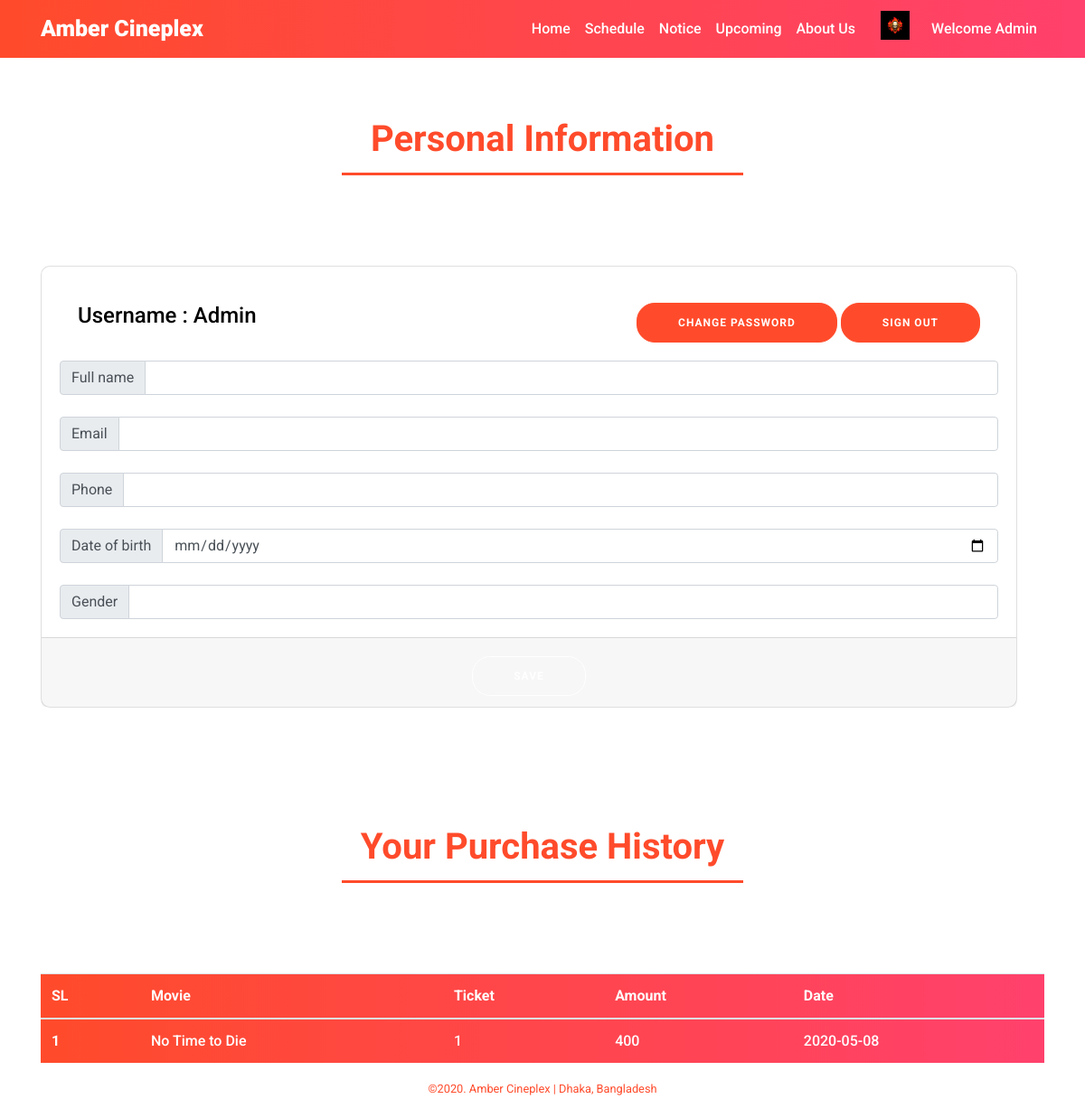
/profile.php (signed in), run on the app's committed database.
### tables this page shows
CREATE TABLE `purchase` (
  `id` int(11) NOT NULL,
  `username` varchar(60) NOT NULL,
  `mv_name` varchar(100) NOT NULL,
  `ticket_count` int(100) NOT NULL,
  `total_amount` int(100) NOT NULL,
  `purchase_date` date NOT NULL
);

### databaseQuery.php (called while the page is built, shortened)
<?php
    function getResult($conn, $tableName, $username){
        $sqlUserCheck = "SELECT * FROM $tableName WHERE username = '$username'";
        $result = mysqli_query($conn, $sqlUserCheck);
        if ($result) {
             return $result;
        }
    }
?>

### profile.php (the view, shortened to what this page needs)
<?php
$currentUsername = $_SESSION["username"];
$fullName = $email = $phone = $dob = $gender = '';
include 'config.php';
include 'databaseQuery.php';
?>
<!DOCTYPE html>
<html lang="en">
<head>
  <link rel="stylesheet" href="https://stackpath.bootstrapcdn.com/bootstrap/4.4.1/css/bootstrap.min.css">
  <link rel="stylesheet" href="bootstrap/css/bootstrap.min.css">
  <link rel="stylesheet" href="style.css">
  <link rel="stylesheet" href="profile.css">
</head>
<body>
  <nav class="navbar navbar-expand-lg navbar-default fixed-top theme-bg">
    <div class="container">
      <a class="navbar-brand" href="index.php">Amber Cineplex</a>
      <div class="collapse navbar-collapse justify-content-end" id="navbarNavAltMarkup">
        <div class="navbar-nav">
          <a class="nav-item nav-link active" href="index.php">Home <span class="sr-only">(current)</span></a>
          <a class="nav-item nav-link" href="index.php#schedule">Schedule</a>
          <a class="nav-item nav-link" href="notice.php">Notice</a>
          <a class="nav-item nav-link" href="index.php#upcoming">Upcoming</a>
          <a class="nav-item nav-link" href="contactUs.php">About Us</a>
          <?php
          if (!isset($_SESSION["username"])) {
            echo '<a class="nav-item nav-link" href="login.php">Sign In</a>';
          } else {
            echo '
              <div class="media">
                  <img class="mr-3 placeholder-image"  src="images/placeholder.jpg" alt="Generic placeholder image">
                  <div class="media-body">';
            if ($_SESSION["username"] === 'Admin') {
              echo '<a class="nav-item nav-link" href="admin.php">Welcome ' . $_SESSION["username"] . '</a>';
            } else {
              echo '<a class="nav-item nav-link" href="profile.php">Welcome ' . $_SESSION["username"] . '</a>';
            }
            echo '</div>
              </div>
              ';
          }
          ?>
        </div>
      </div>
    </div>
  </nav>
  <div class="container carousel-container ">
    <div class="container container2 title-border">
      <h1>Personal Information</h1>
    </div>
    <div class="card-deck justify-content-center w-100">
      <div class="card ">
        <div class="card-body">
          <div class="card-body d-flex justify-content-between">
            <h4 class="card-title">Username : <?php echo $_SESSION["username"]; ?></h4>
            <div>
              <a><button id="changePasswordButton" onclick="changePasswordPanel()" class="">Change Password</button></a>
              <a href="logout.php"><button class="">Sign Out</button></a>
            </div>
          </div>
          <form action="profile.php" method="post">
            <div class="input-group">
              <div class="input-group-prepend">
                <span class="input-group-text" id="">Full name</span>
              </div>
              <input type="text" name="fullName" value="<?php echo $fullName; ?>" class="form-control"></input>
            </div>
            <br>
            <div class="input-group">
              <div class="input-group-prepend">
                <span class="input-group-text" id="">Email</span>
              </div>
              <input type="email" name="email" value="<?php echo $email; ?>" class="form-control">
            </div>
            <br>
            <div class="input-group">
              <div class="input-group-prepend">
                <span class="input-group-text" id="">Phone</span>
              </div>
              <input type="text" name="phone" value="<?php echo $phone; ?>" class="form-control">
            </div>
            <br>
            <div class="input-group">
              <div class="input-group-prepend">
                <span class="input-group-text" id="">Date of birth</span>
              </div>
              <input type="date" name="dob" value="<?php echo $dob; ?>" min="1900-01-01" max="<?php echo date("Y-m-d"); ?>" class="form-control">
            </div>
            <br>
            <div class="input-group">
              <div class="input-group-prepend">
                <span class="input-group-text" id="">Gender</span>
              </div>
              <input type="text" name="gender" value="<?php echo $gender; ?>" class="form-control">
            </div>
        </div>
        <div class="card-footer">
          <button type="submit" name="update" class="ghost">Save</button>
        </div>
      </div>
    </div>
  </div>
  <div class="container carousel-container">
    <div class="container container2 title-border">
      <h1>Your Purchase History</h1>
    </div>
    <?php
    $conn = OpenCon();
    $resultHistory = getResult($conn, 'purchase', $currentUsername);
    $rowCountHistory = "";
    if ($resultHistory) {
      $rowCountHistory = mysqli_num_rows($resultHistory);
    }
    if ($rowCountHistory < 1) {
      echo '<div class="container container2 title-border">
        <h3>No Purchase Yet!</h3>
      </div>';
    } else {
      echo
        '
      <table class="table table-hover theme-bg">
        <thead>
          <tr>
            <th scope="col">SL</th>
            <th scope="col">Movie</th>
            <th scope="col">Ticket</th>
            <th scope="col">Amount</th>
            <th scope="col">Date</th>
          </tr>
        </thead>
      ';
      $sl = 1;
      while ($row = mysqli_fetch_assoc($resultHistory)) {
        echo
          '
          <tbody>
            <tr>
              <th scope="row">' . $sl . '</th>
              <td>' . $row["mv_name"] . '</td>
              <td>' . $row["ticket_count"] . '</td>
              <td>' . $row["total_amount"] . '</td>
              <td>' . $row["purchase_date"] . '</td>
            </tr>
          </tbody>';
        $sl++;
      }
      echo '</table>';
    }
    ?>
  </div>
  <footer>
    <small>©2020. Amber Cineplex | Dhaka, Bangladesh</small>
  </footer>
</body>
</html>

### style.css (style rules this page uses)
body { margin: 0; padding: 0; background-color: white; color: #ff416c; font-family: "Roboto", sans-serif; font-weight: 500; }
h1 { font-family: "Roboto", sans-serif; font-weight: 700; }
a { text-decoration: none !important; }
.card { border-radius: 10px; margin-bottom: 30px; }
.card-footer { text-align: center; }
.theme-bg { background: #ff416c; background: -webkit-linear-gradient(to right, #ff4b2b, #ff416c); background: linear-gradient(to right, #ff4b2b, #ff416c); }
.navbar-default { background: #ff416c; background: -webkit-linear-gradient(to right, #ff4b2b, #ff416c); background: linear-gradient(to right, #ff4b2b, #ff416c); color: white; }
.navbar-brand { color: white; font-weight: 900; font-size: 25px; }
.nav-link { color: white; }
button { border-radius: 20px; border: 1px solid #ff4b2b; background-color: #ff4b2b; color: #ffffff; font-size: 12px; font-weight: bold; padding: 12px 45px; letter-spacing: 1px; text-transform: uppercase; transition: transform 80ms ease-in; }
button.ghost { background-color: transparent; border-color: #ffffff; }
.container2 { margin-bottom: 100px; }
.carousel-container { margin-top: 125px; border-radius: 10px; }
.title-border { border-bottom: 3px #ff4b2b solid; width: 40%; color: #ff4b2b; text-align: center; padding: 5px 10px; }
table td, th { color: white; }
footer { text-align: center; color: #ff4b2b; }
.ticket-card p,h4 { color: #ffffff; }
.card-title { color: black; }

### profile.css (style rules this page uses)
.placeholder-image { margin-left: 20px; width: 32px; height: 32px; }

### data on the page
purchase: mv_name "No Time to Die", ticket_count "1", total_amount "400", purchase_date "2020-05-08"

### other printed values
$_SESSION["username"] "Admin"
